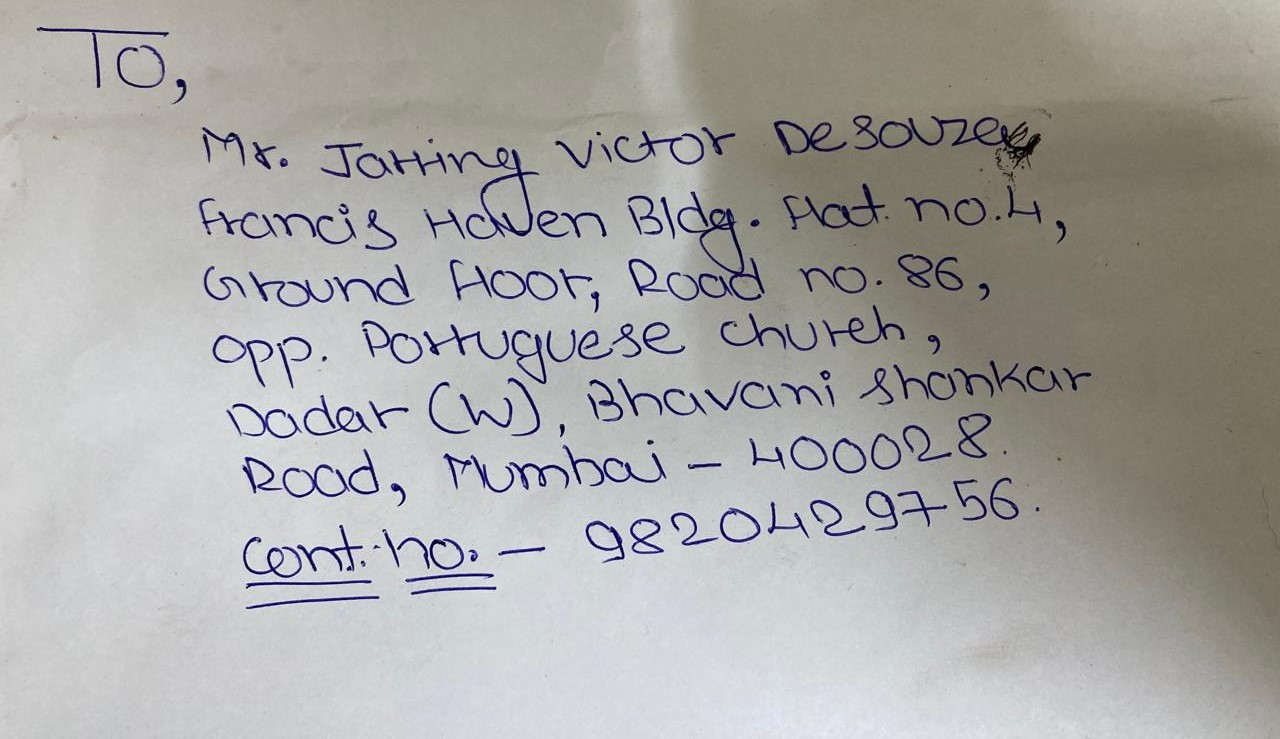
#> input picture img1.jpg, 1280 x 739 px
$ python tess.py
#> lines starting #> are read from the running program, lines starting #| are printed output that depends on the picture
import cv2
import pytesseract

# Uncomment and adjust this line if using Windows
# pytesseract.pytesseract.tesseract_cmd = r'C:\Program Files\Tesseract-OCR\tesseract.exe'

# Path to the image containing handwritten text
image_path = 'img1.jpg'

# Read the image using OpenCV
image = cv2.imread(image_path)
#> image is the input picture: shape (739, 1280, 3); mean B, G, R 165.4, 167.8, 169

# Check if the image was loaded correctly
if image is None:
    print("Error: Image not found or unable to read the image.")
else:
    print("Image loaded successfully.")

# Convert the image to grayscale (Tesseract works better with grayscale images)
gray = cv2.cvtColor(image, cv2.COLOR_BGR2GRAY)
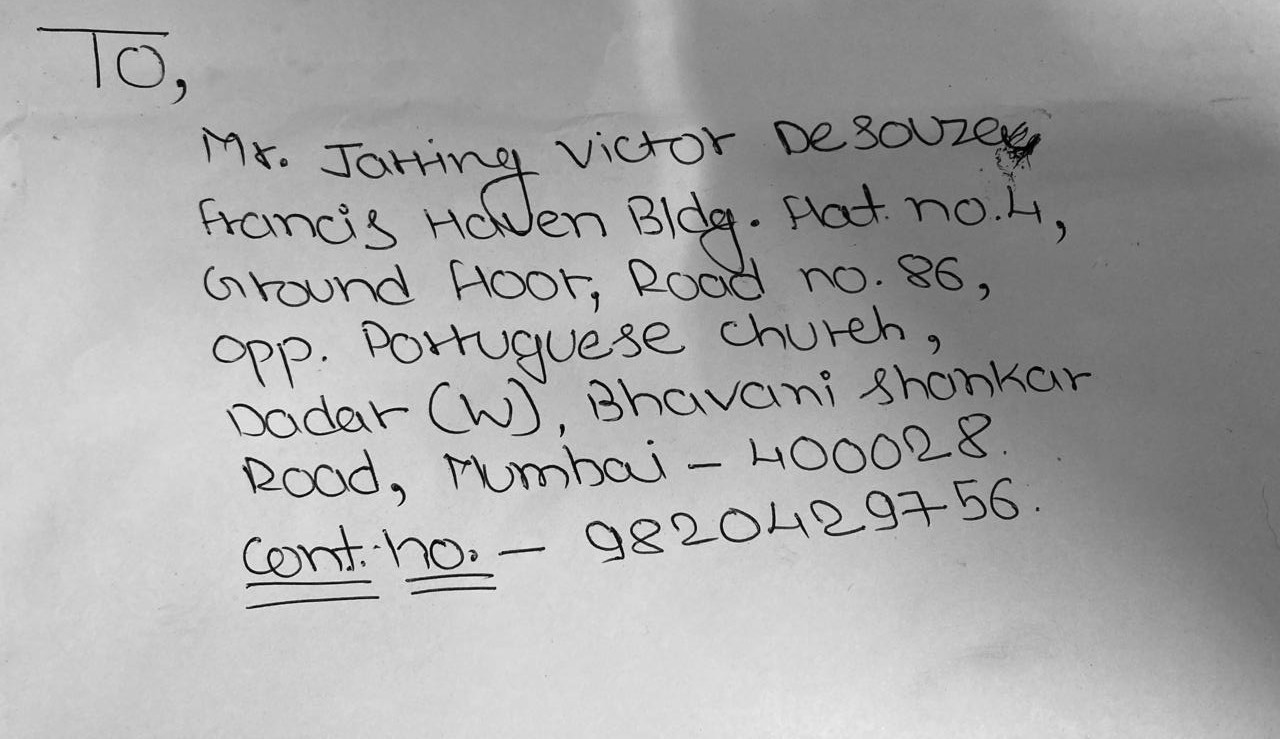
#> gray: shape (739, 1280); min 0, max 251, mean 167.9

# Show the image to ensure it's loaded correctly (for debugging purposes)
cv2.imshow('Gray Image', gray)
cv2.waitKey(0)
cv2.destroyAllWindows()

# Perform OCR on the image using Tesseract
#> (the run stopped early here; a loop or call above may not have finished)
